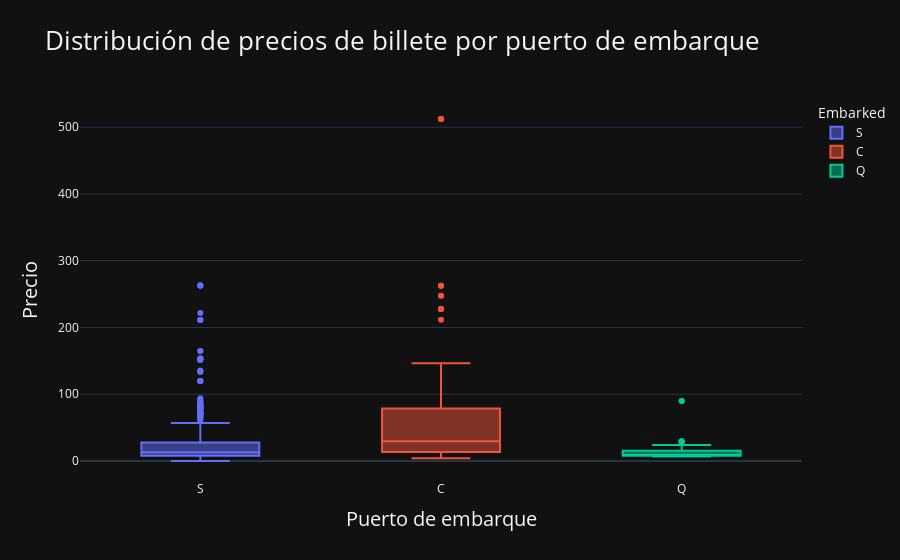

Notebook source saved alongside this figure:
### Code cell
fig = px.box(df, x='Embarked', y='Fare', 
             title='Distribución de precios de billete por puerto de embarque', 
             category_orders={"Embarked": ["S", "C", "Q"]},
             template="plotly_dark", color='Embarked')
fig.update_yaxes(title='Precio')
fig.update_xaxes(title='Puerto de embarque')
fig.update_layout(title_font_size=26, xaxis_title_font_size=20, yaxis_title_font_size=20)

fig.show()

### Figure 1 — Plotly figure (JSON) as saved in the notebook; plotly's stock layout.template omitted (floating-point values rounded to 4 significant figures; data arrays with more than 128 entries replaced by an {"elided": "..."} marker saying what was removed)
{"data": [{"alignmentgroup": "True", "hovertemplate": "Embarked=%{x}<br>Fare=%{y}<extra></extra>", "legendgroup": "S", "marker": {"color": "#636efa"}, "name": "S", "notched": false, "offsetgroup": "S", "orientation": "v", "showlegend": true, "type": "box", "x": {"elided": "646 str values"}, "x0": " ", "xaxis": "x", "y": {"elided": "646 float values"}, "y0": " ", "yaxis": "y"}, {"alignmentgroup": "True", "hovertemplate": "Embarked=%{x}<br>Fare=%{y}<extra></extra>", "legendgroup": "C", "marker": {"color": "#EF553B"}, "name": "C", "notched": false, "offsetgroup": "C", "orientation": "v", "showlegend": true, "type": "box", "x": {"elided": "168 str values"}, "x0": " ", "xaxis": "x", "y": {"elided": "168 float values"}, "y0": " ", "yaxis": "y"}, {"alignmentgroup": "True", "hovertemplate": "Embarked=%{x}<br>Fare=%{y}<extra></extra>", "legendgroup": "Q", "marker": {"color": "#00cc96"}, "name": "Q", "notched": false, "offsetgroup": "Q", "orientation": "v", "showlegend": true, "type": "box", "x": ["Q", "Q", "Q", "Q", "Q", "Q", "Q", "Q", "Q", "Q", "Q", "Q", "Q", "Q", "Q", "Q", "Q", "Q", "Q", "Q", "Q", "Q", "Q", "Q", "Q", "Q", "Q", "Q", "Q", "Q", "Q", "Q", "Q", "Q", "Q", "Q", "Q", "Q", "Q", "Q", "Q", "Q", "Q", "Q", "Q", "Q", "Q", "Q", "Q", "Q", "Q", "Q", "Q", "Q", "Q", "Q", "Q", "Q", "Q", "Q", "Q", "Q", "Q", "Q", "Q", "Q", "Q", "Q", "Q", "Q", "Q", "Q", "Q", "Q", "Q", "Q", "Q"], "x0": " ", "xaxis": "x", "y": [8.458, 29.12, 8.029, 7.879, 7.75, 7.879, 15.5, 7.75, 7.787, 24.15, 7.75, 7.75, 6.75, 7.733, 29.12, 15.5, 15.5, 7.75, 7.75, 7.75, 7.75, 15.5, 90, 7.75, 7.75, 7.75, 29.12, 7.75, 7.75, 7.75, 23.25, 12.35, 12.35, 23.25, 7.879, 7.879, 15.5, 7.75, 7.729, 6.858, 90, 7.733, 7.75, 7.75, 7.725, 7.75, 7.629, 7.75, 24.15, 7.75, 7.829, 7.75, 7.75, 7.75, 15.5, 7.75, 12.35, 7.733, 7.829, 6.75, 15.5, 8.137, 7.733, 7.742, 15.5, 7.737, 7.75, 7.75, 24.15, 7.75, 7.737, 29.12, 7.75, 6.95, 7.75, 29.12, 7.75], "y0": " ", "yaxis": "y"}], "layout": {"boxmode": "overlay", "legend": {"title": {"text": "Embarked"}, "tracegroupgap": 0}, "title": {"font": {"size": 26}, "text": "Distribución de precios de billete por puerto de embarque"}, "xaxis": {"anchor": "y", "categoryarray": ["S", "C", "Q"], "categoryorder": "array", "domain": [0, 1], "title": {"font": {"size": 20}, "text": "Puerto de embarque"}}, "yaxis": {"anchor": "x", "domain": [0, 1], "title": {"font": {"size": 20}, "text": "Precio"}}}}
